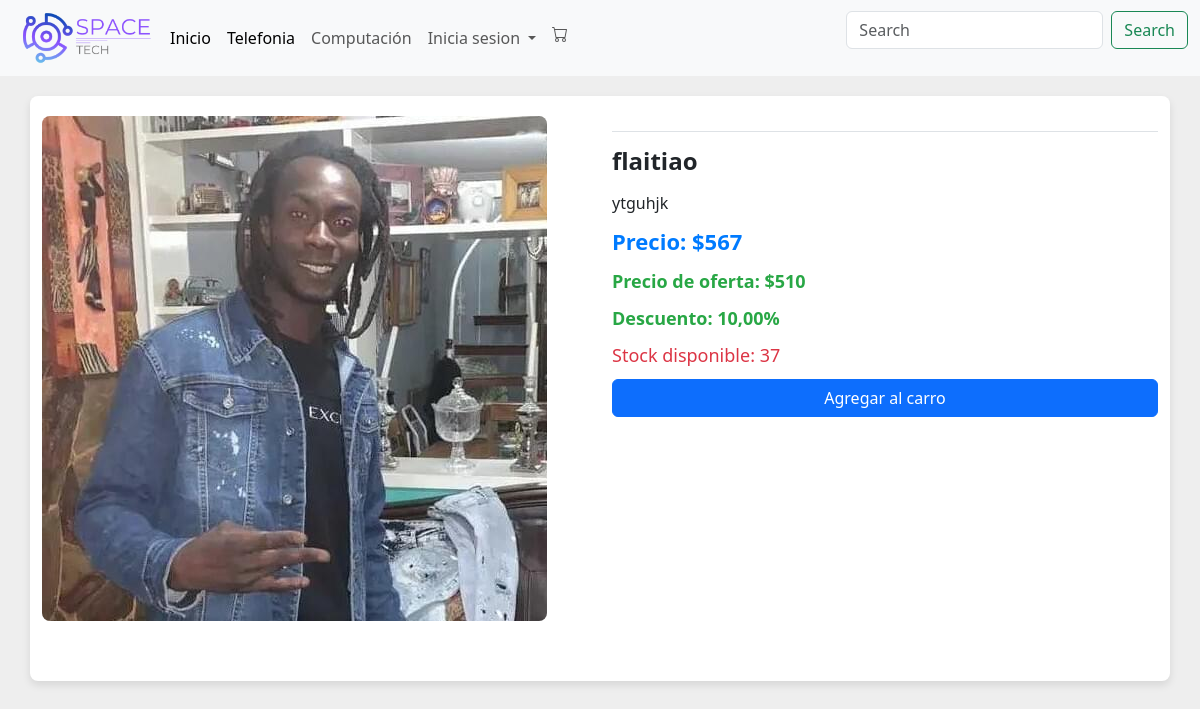
Page /producto/10/ on the earlier database version.
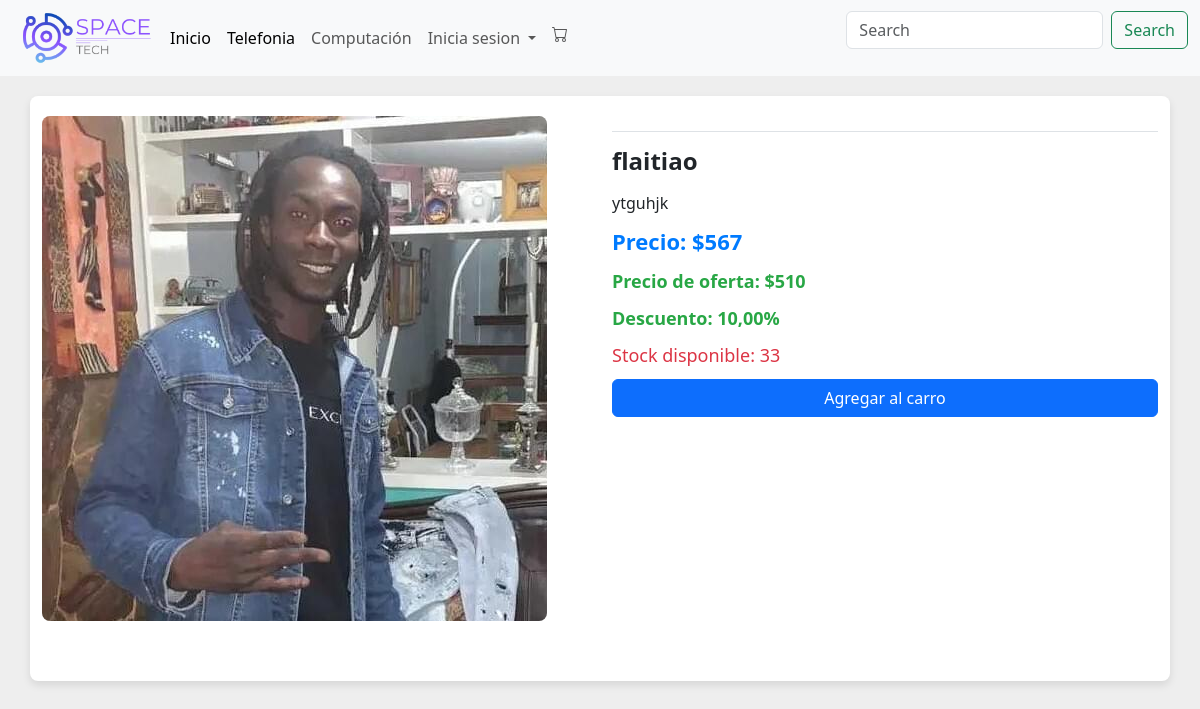
Same page on the later database version.
### menu/models.py (models this page shows, shortened)
class Articulos(models.Model):
    nombre = models.CharField(max_length=30)
    descripcion = models.CharField(max_length=50)
    precio = models.IntegerField()
    stock = models.IntegerField()
    foto = models.ImageField(upload_to='static/img/', blank=True, null=True)
    marca = models.CharField(max_length=30, default='Sin Marca')
    precio_oferta = models.IntegerField(blank=True, null=True)
    descuento = models.DecimalField(max_digits=5, decimal_places=2, blank=True, null=True)

### menu/views.py (the view)
# urls.py: path('producto/<int:producto_id>/', views.detalle_producto, name='detalle_producto'),
def detalle_producto(request, producto_id):
    producto = get_object_or_404(Articulos, id=producto_id)
    imagenes = Imagen.objects.filter(articulo=producto)
    carrito_items_count = 0
    if request.user.is_authenticated:
        carrito, created = Carrito.objects.get_or_create(usuario=request.user)
        carrito_items_count = CarritoItem.objects.filter(carrito=carrito).count()
    return render(request, 'detalle_producto.html', {'producto': producto, 'imagenes': imagenes, 'carrito_items_count': carrito_items_count})

### menu/context_processors.py (called while the page is built)
def carrito_items_count(request):
    if request.user.is_authenticated:
        try:
            carrito = Carrito.objects.get(usuario=request.user)
            count = CarritoItem.objects.filter(carrito=carrito).count()
        except Carrito.DoesNotExist:
            count = 0
    else:
        count = 0
    return {
        'carrito_items_count': count
    }

### menu/templates/detalle_producto.html (shortened to what this page needs)
<html lang="en">
{% load static %}
<link rel="stylesheet" href="{% static 'css/detalles.css' %}">
<link href="https://cdn.jsdelivr.net/npm/bootstrap@5.3.3/dist/css/bootstrap.min.css" rel="stylesheet">
{% include "plantilla/menu.html" %}
<div class="container">
    <div class="row product-details">
        <div class="col-md-6">
            <img id="main-image" src="{{ producto.foto.url }}" alt="{{ producto.nombre }}" class="img-fluid product-img">
        </div>
        <div class="col-md-6">
            <div class="product-info">
                <h2>{{ producto.nombre }}</h2>
                <p>{{ producto.descripcion }}</p>
                <p class="price">Precio: ${{ producto.precio }}</p>
                {% if producto.precio_oferta %}
                    <p class="discount">Precio de oferta: ${{ producto.precio_oferta }}</p>
                {% endif %}
                {% if producto.descuento %}
                    <p class="discount">Descuento: {{ producto.descuento }}%</p>
                {% endif %}
                <p class="stock">Stock disponible: {{ producto.stock }}</p>
                <form method="post" action="{% url 'agregar_al_carrito' producto.id %}">
                    <button type="submit" class="btn btn-primary">Agregar al carro</button>
                </form>
            </div>
        </div>
    </div>
</body>
</html>

Differences in the rows shown:
changed Articulos "flaitiao": stock "37" → "33"
